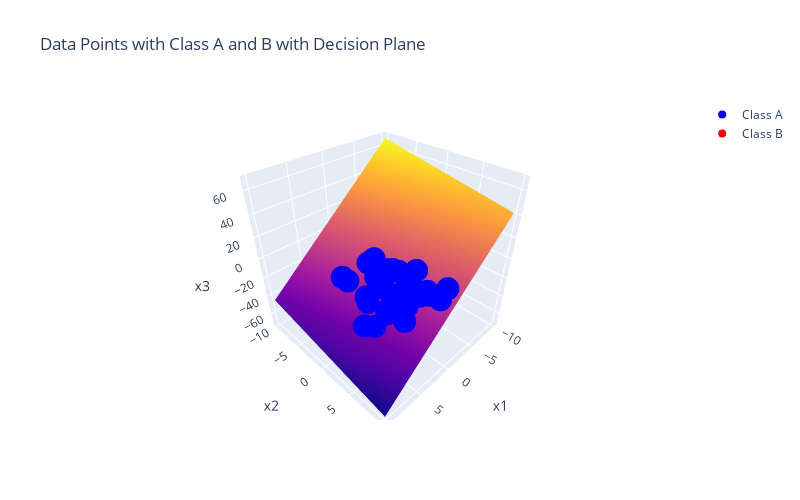

Notebook code cell kept with this figure:
### Code cell
fig = go.Figure(data=go.Scatter3d(
    x=class_A[:30,0],
    y=class_A[:30,1],
    z=class_A[:30,2],
    name='Class A',
    mode='markers',
    marker=dict(
        color = 'blue'
    )
))
fig.add_trace(go.Scatter3d(
    x=class_B[:30,0],
    y=class_B[:30,1],
    z=class_B[:30,2],
    name='Class B',
    mode='markers',
    marker=dict(
        color = 'red'
    )
))

fig.add_trace(go.Surface(
    x= x,
    y= y,
    z= z,
    name='Decision Plane',
    showscale=False

))

fig.update_layout(height=500, width=800,
                  title='Data Points with Class A and B with Decision Plane',
                  scene = dict(xaxis=dict(title='x1'),
                               yaxis=dict(title='x2'),
                               zaxis=dict(title='x3')
                               )
)

fig.show()
